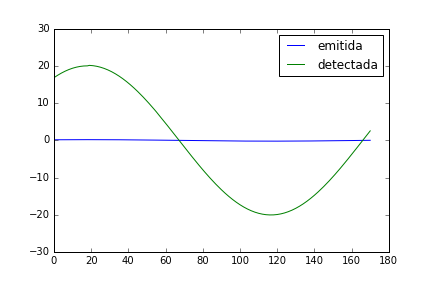

The script that saved this image:
"""
Define el similador del Radar
"""
import matplotlib.pyplot as plt

class Radar(object):


    def __init__(self, generador, detector):
        self.generador = generador
        self.detector = detector

    def plotear_senal(self, senal_emitida, senal_salida):
        plt.plot(senal_emitida, label='emitida')
        plt.plot(senal_salida, label='detectada')
        plt.legend()
        plt.savefig('radar.png')
        
    def detectar(self, medio, tiempo_inicial, tiempo_final):

        """
        Detecta si hay un blanco en un medio, en un intervalo de tiempo.
        """
        
        una_senal = self.generador.generar(tiempo_inicial, tiempo_final)
        
        una_senal_reflejada = medio.reflejar(una_senal, tiempo_inicial, \
        tiempo_final)
        
        self.plotear_senal(una_senal, una_senal_reflejada)
        
        return self.detector.detectar(una_senal_reflejada, una_senal)
        
